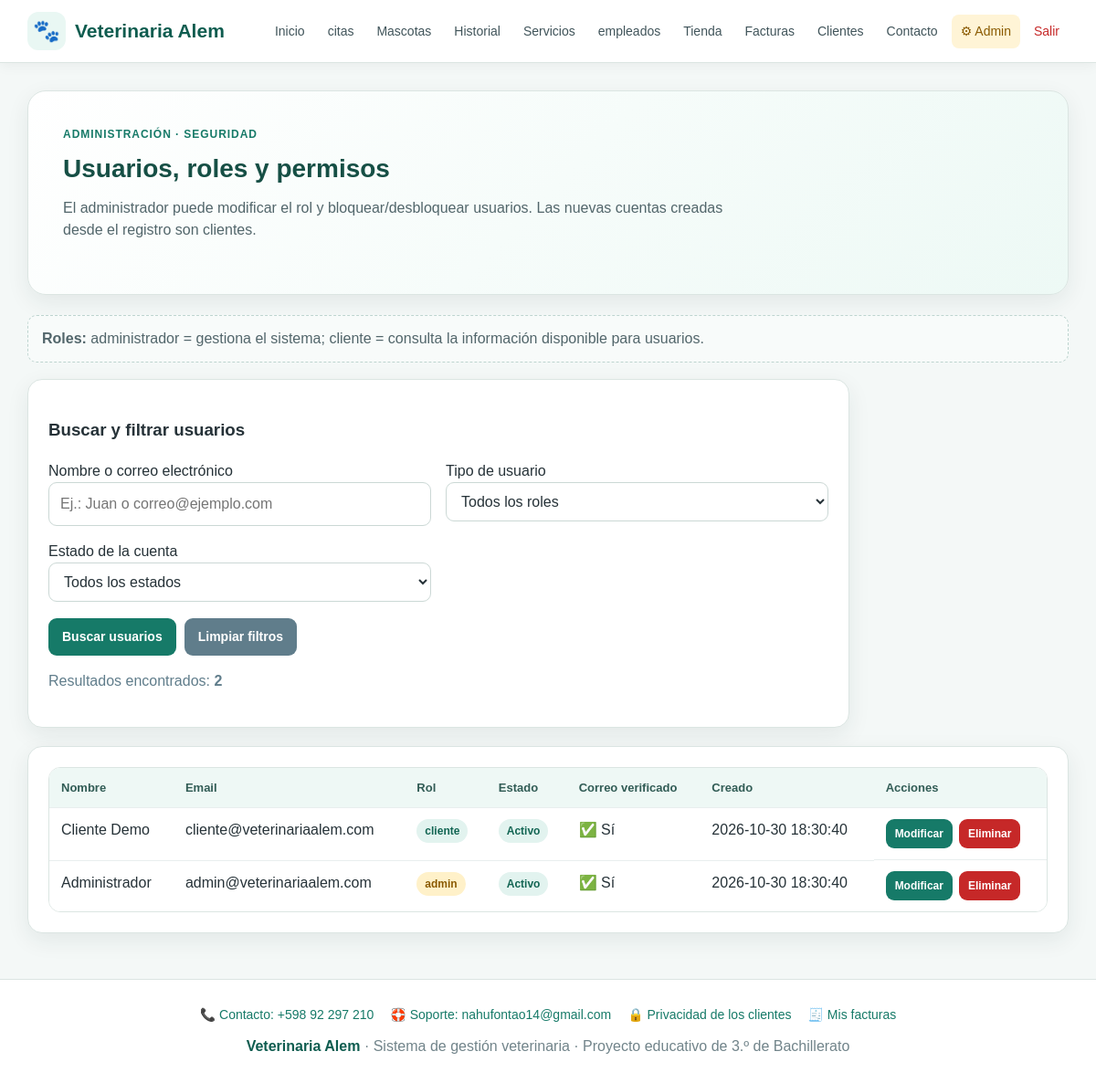
The app's page /admin/usuarios.php (signed in) with its own data.
### tables this page shows
CREATE TABLE usuarios(
 id INT AUTO_INCREMENT PRIMARY KEY,
 nombre VARCHAR(100) NOT NULL,
 email VARCHAR(150) NOT NULL UNIQUE,
 password VARCHAR(255) NOT NULL,
 rol ENUM('admin','cliente') NOT NULL DEFAULT 'cliente',
 activo TINYINT(1) NOT NULL DEFAULT 1,
 id_cliente INT NULL,
 email_verificado TINYINT(1) NOT NULL DEFAULT 0,
 token_verificacion CHAR(64) NULL,
 token_expira DATETIME NULL,
 verificacion_enviada DATETIME NULL,
 creado_en TIMESTAMP DEFAULT CURRENT_TIMESTAMP,
 FOREIGN KEY(id_cliente) REFERENCES clientes(id) ON UPDATE CASCADE ON DELETE SET NULL
);

### admin/usuarios.php (the view, shortened to what this page needs)
<?php
require "../conexion.php";
$busqueda = trim($_GET["buscar"] ?? "");
$sql = "SELECT id, nombre, email, rol, activo, email_verificado, creado_en
        FROM usuarios
        WHERE 1=1";
$sql .= " ORDER BY id DESC";
$stmt = $conexion->prepare($sql);
$stmt->execute();
$r = $stmt->get_result();
$total_resultados = $r->num_rows;
require "../includes/header.php";
?>
<section class="hero">
    <div class="hero-kicker">Administración · Seguridad</div>
    <h2>Usuarios, roles y permisos</h2>
    <p>
        El administrador puede modificar el rol y bloquear/desbloquear usuarios.
        Las nuevas cuentas creadas desde el registro son clientes.
    </p>
</section>
<div class="info-box">
    <strong>Roles:</strong> administrador = gestiona el sistema;
    cliente = consulta la información disponible para usuarios.
</div>
<div class="form-card">
    <h3>Buscar y filtrar usuarios</h3>
    <form method="GET" action="usuarios.php">
        <div class="form-grid">
            <div>
                <label for="buscar">Nombre o correo electrónico</label>
                <input type="search" id="buscar" name="buscar"
                       placeholder="Ej.: Juan o correo@ejemplo.com"
                       value="<?= htmlspecialchars($busqueda, ENT_QUOTES, 'UTF-8') ?>">
            </div>
            <div>
                <label for="rol">Tipo de usuario</label>
                <select id="rol" name="rol">
                    <option value="">Todos los roles</option>
                </select>
            </div>
            <div>
                <label for="estado">Estado de la cuenta</label>
                <select id="estado" name="estado">
                    <option value="">Todos los estados</option>
                </select>
            </div>
        </div>
        <div class="form-actions">
            <button class="btn" type="submit">Buscar usuarios</button>
            <a class="btn secondary" href="usuarios.php">Limpiar filtros</a>
        </div>
    </form>
    <p class="muted">Resultados encontrados: <strong><?= $total_resultados ?></strong></p>
</div>
<div class="table-card">
    <div class="table-wrap">
        <table>
            <tr><th>Nombre</th><th>Email</th><th>Rol</th><th>Estado</th><th>Correo verificado</th><th>Creado</th><th>Acciones</th></tr>
            <?php if ($total_resultados > 0): ?>
                <?php while ($x = $r->fetch_assoc()): ?>
                    <tr>
                        <td><?= htmlspecialchars($x["nombre"]) ?></td>
                        <td><?= htmlspecialchars($x["email"]) ?></td>
                        <td>
                            <span class="badge <?= $x["rol"] === "admin" ? "admin" : "" ?>">
                                <?= htmlspecialchars($x["rol"]) ?>
                            </span>
                        </td>
                        <td>
                            <span class="badge <?= !$x["activo"] ? "block" : "" ?>">
                                <?= $x["activo"] ? "Activo" : "Bloqueado" ?>
                            </span>
                        </td>
                        <td><?= $x["email_verificado"] ? "✅ Sí" : "⏳ Pendiente" ?></td>
                        <td><?= htmlspecialchars($x["creado_en"]) ?></td>
                        <td class="actions">
                            <a class="btn small" href="editar.php?tabla=usuarios&id=<?= (int)$x["id"] ?>">Modificar</a>
                            <a class="btn danger small" href="eliminar.php?tabla=usuarios&id=<?= (int)$x["id"] ?>">Eliminar</a>
                        </td>
                    </tr>
                <?php endwhile; ?>
            <?php else: ?>
                <tr><td colspan="7">No se encontraron usuarios con esos filtros.</td></tr>
            <?php endif; ?>
        </table>
    </div>
</div>
<?php
require "../includes/footer.php";
?>

### css/estilos.css (style rules this page uses)
* { box-sizing:border-box }
:root { --verde:#167a68; --verde-oscuro:#0e5c4f; --verde-claro:#e9f7f3; --azul:#2563eb; --rojo:#c62828; --amarillo:#d88900; --texto:#263238; --gris:#607d8b; --fondo:#f4f8f7; --blanco:#ffffff; --borde:#dbe5e2; --sombra:0 8px 24px rgba(25,55,50,.08); }
html { scroll-behavior:smooth }
body { margin:0; font-family:Arial,Helvetica,sans-serif; background:var(--fondo); color:var(--texto); line-height:1.5; }
a { color:var(--verde);text-decoration:none }
.hero { background:linear-gradient(135deg,#ffffff 0%,#edf9f5 100%); border:1px solid var(--borde); border-radius:20px; padding:38px; box-shadow:var(--sombra); margin-bottom:22px; }
.hero-kicker { color:var(--verde); font-weight:700; text-transform:uppercase; letter-spacing:.08em; font-size:12px; margin-bottom:8px; }
.hero h1,.hero h2 { margin:0 0 10px; color:#164f45; }
.hero h2 { font-size:28px }
.hero p { margin:0 0 20px;color:#52666b;max-width:760px }
.card,.form-card,.table-card { background:var(--blanco); border:1px solid var(--borde); border-radius:16px; padding:22px; box-shadow:var(--sombra); margin-bottom:20px; }
.btn { display:inline-block; border:0; background:var(--verde); color:#fff; padding:10px 15px; border-radius:9px; font-weight:700; font-size:14px; cursor:pointer; text-decoration:none; }
.btn.secondary { background:#607d8b }
.btn.danger { background:var(--rojo) }
.btn.small { padding:7px 10px;font-size:12px }
.actions { display:flex; gap:7px; flex-wrap:wrap; align-items:center; }
.form-card { max-width:900px; }
.form-grid { display:grid; grid-template-columns:repeat(2,minmax(0,1fr)); gap:16px; }
input,select,textarea { width:100%; padding:11px 12px; border:1px solid #cbd8d5; border-radius:9px; background:#fff; color:var(--texto); font:inherit; outline:none; }
.form-actions { display:flex; gap:9px; flex-wrap:wrap; margin-top:18px; }
.muted { color:var(--gris) }
.table-wrap { overflow-x:auto; background:#fff; border:1px solid var(--borde); border-radius:13px; }
table { width:100%; min-width:650px; border-collapse:collapse; background:#fff; }
th,td { padding:12px 13px; border-bottom:1px solid #e8eeee; text-align:left; vertical-align:top; }
th { background:#eef8f5; color:#315c55; font-size:13px; }
tr:last-child td { border-bottom:0 }
.badge { display:inline-block; padding:4px 9px; border-radius:20px; background:#e2f3ef; color:#126553; font-size:12px; font-weight:700; }
.badge.admin { background:#fff1c9; color:#8a5a00; }
.info-box { background:#f8fbfa; border:1px dashed #bdd4cf; padding:13px 15px; border-radius:10px; color:#52666b; margin-bottom:18px; }

### records on screen
usuarios: nombre "Cliente Demo", email "cliente@veterinariaalem.com", rol "cliente", activo "Activo", email_verificado "✅ Sí", creado_en "2026-10-30 18:30:40"
usuarios: nombre "Administrador", email "admin@veterinariaalem.com", rol "admin", activo "Activo", email_verificado "✅ Sí", creado_en "2026-10-30 18:30:40"

### other values on screen
$total_resultados "2"
VET_TELEFONO "+598 92 297 210"
VET_EMAIL_SOPORTE "nahufontao14@gmail.com"
